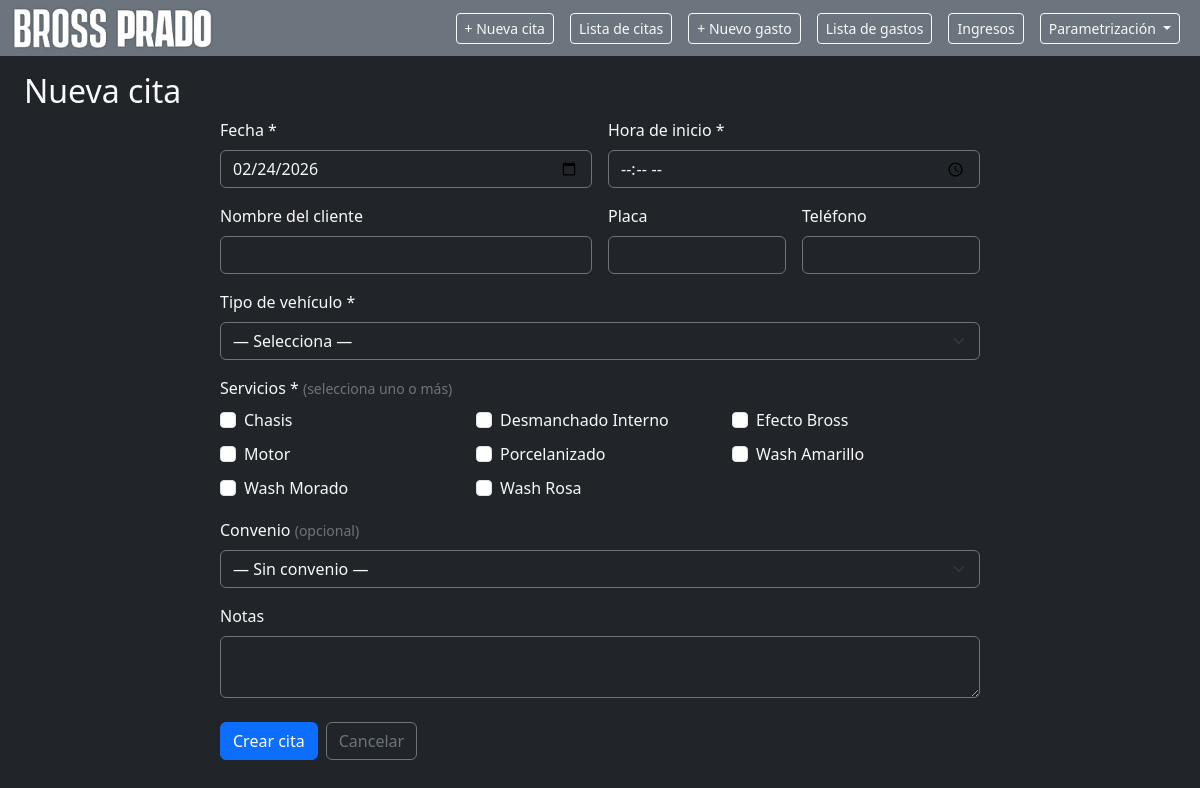
/appointments/new, run on the app's committed database.
### app.py (models this page shows, shortened)
class Service(db.Model):
    __tablename__ = "services"
    id = db.Column(db.Integer, primary_key=True)
    name = db.Column(db.String(120), nullable=False, unique=True)
    duration_minutes = db.Column(db.Integer, nullable=False)
    is_active = db.Column(db.Boolean, default=True)

### app.py (the view, shortened to what this page needs)
@app.route("/appointments/new", methods=["GET", "POST"])
def new_appointment():
    services = Service.query.filter_by(is_active=True).order_by(Service.name).all()
    vehicle_types = VehicleType.query.filter_by(is_active=True).order_by(VehicleType.name).all()
    agreements = Agreement.query.filter_by(is_active=True).order_by(Agreement.name).all()
    return render_template(
        "new_appointment.html",
        services=services,
        vehicle_types=vehicle_types,
        agreements=agreements,
        today=date.today().isoformat()
    )

### templates/new_appointment.html
{% extends "base.html" %}
{% block content %}
<h2>Nueva cita</h2>
{% include "appointment_form.html" %}
{% endblock %}

### templates/appointment_form.html (shortened to what this page needs)
{% set is_edit = (mode is defined and mode == "edit") %}
<div class="row justify-content-center">
  <div class="col-lg-8">
    <form method="POST"
          action="{{ url_for('edit_appointment', appointment_id=appointment.id) if is_edit else url_for('new_appointment') }}">
      <div class="row g-3 mb-3">
        <div class="col-sm-6">
          <label class="form-label">Fecha *</label>
          <input type="date"
                 name="date"
                 class="form-control bg-dark text-light border-secondary"
                 value="{{ today }}"
                 required>
        </div>
        <div class="col-sm-6">
          <label class="form-label">Hora de inicio *</label>
          <input type="time"
                 name="start_time"
                 class="form-control bg-dark text-light border-secondary"
                 value="{{ appointment.start_datetime.strftime('%H:%M') if is_edit else '' }}"
                 required>
        </div>
      </div>
      <div class="row g-3 mb-3">
        <div class="col-sm-6">
          <label class="form-label">Nombre del cliente</label>
          <input type="text"
                 name="customer_name"
                 id="customer_name"
                 class="form-control bg-dark text-light border-secondary"
                 placeholder="Nombre completo"
                 value="{{ appointment.customer_name or '' if is_edit else '' }}">
        </div>
        <div class="col-sm-3">
          <label class="form-label">Placa</label>
          <input type="text"
                 name="plate"
                 id="plate"
                 class="form-control bg-dark text-light border-secondary"
                 placeholder="Ej: ABC123"
                 value="{{ appointment.plate or '' if is_edit else '' }}"
                 autocomplete="off"
                 style="text-transform: uppercase;">
        </div>
        <div class="col-sm-3">
          <label class="form-label">Teléfono</label>
          <input type="text"
                 name="phone"
                 id="phone"
                 class="form-control bg-dark text-light border-secondary"
                 placeholder="Ej: 3001234567"
                 value="{{ appointment.phone or '' if is_edit else '' }}">
        </div>
      </div>
      <div class="mb-3">
        <label class="form-label">Tipo de vehículo *</label>
        <select name="vehicle_type_id"
                id="vehicle_type_id"
                class="form-select bg-dark text-light border-secondary"
                required>
          <option value="">— Selecciona —</option>
        </select>
      </div>
      <div class="mb-3">
        <label class="form-label">Servicios * <small class="text-secondary">(selecciona uno o más)</small></label>
        <div class="row g-2">
          {% set selected_services = appointment.services.split(', ') if is_edit else [] %}
          {% for svc in services %}
            <div class="col-sm-4 col-6">
              <div class="form-check">
                <input class="form-check-input service-checkbox"
                       type="checkbox"
                       name="service_ids"
                       id="svc_{{ svc.id }}"
                       value="{{ svc.id }}"
                       {% if is_edit and svc.name in selected_services %}checked{% endif %}>
                <label class="form-check-label" for="svc_{{ svc.id }}">
                  {{ svc.name }}
                </label>
              </div>
            </div>
          {% endfor %}
        </div>
      </div>
      <div class="mb-3">
        <label class="form-label">Convenio <small class="text-secondary">(opcional)</small></label>
        <select name="agreement_id"
                id="agreement_id"
                class="form-select bg-dark text-light border-secondary">
          <option value="">— Sin convenio —</option>
        </select>
      </div>
      <div class="mb-4">
        <label class="form-label">Notas</label>
        <textarea name="notes"
                  class="form-control bg-dark text-light border-secondary"
                  rows="2"
                  placeholder="Observaciones adicionales...">{{ appointment.notes or '' if is_edit else '' }}</textarea>
      </div>
      <div class="d-flex gap-2">
        <button type="submit" class="btn btn-primary">
          {{ "Guardar cambios" if is_edit else "Crear cita" }}
        </button>
        <a href="{{ url_for('calendar_view') }}" class="btn btn-outline-secondary">
          Cancelar
        </a>
      </div>
    </form>
  </div>
</div>

### data on the page
Service: name "Chasis"
Service: name "Desmanchado Interno"
Service: name "Efecto Bross"
Service: name "Motor"
Service: name "Porcelanizado"
Service: name "Wash Amarillo"
Service: name "Wash Morado"
Service: name "Wash Rosa"

### other printed values
{{ "Guardar cambios" if is_edit else "Crear cita" }} "Crear cita"
